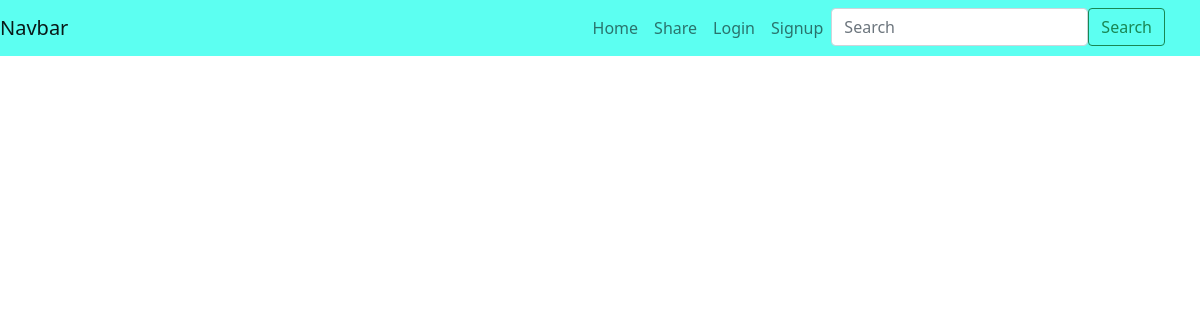
The app's page /list, older data.
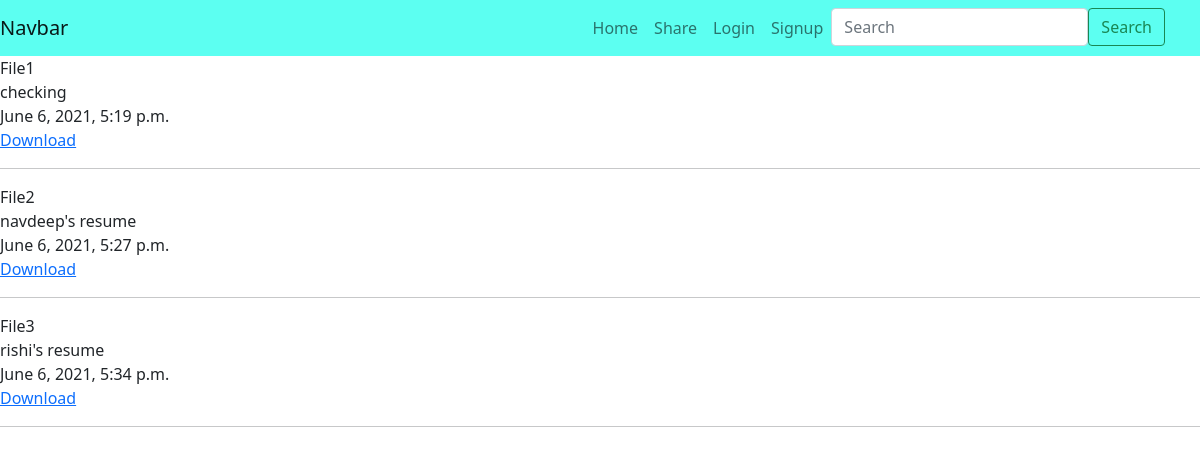
The same page, newer data.
### rocketshare/models.py (models this page shows, shortened)
class SharedFile(models.Model):
    owner = models.ForeignKey(User, on_delete=models.CASCADE, blank=True, null=True)
    name = models.CharField(max_length=50)
    timestamp = models.DateTimeField(auto_now_add=True)
    actual_file = models.FileField()
    description = models.TextField(blank=True)

### rocketshare/views.py (the view)
# urls.py: path('list',views.listfiles,name = "list")
def listfiles(request):
    if request.GET.get('search') and request.GET['search'] != '':
        files = SharedFile.objects.filter(name__icontains = request.GET['search'])
    else:
        files = SharedFile.objects.all()
    return render(request, 'rocketshare/list.html', {'files': files})

### templates/rocketshare/list.html (shortened to what this page needs)
{% extends 'base.html' %}
{% block search %}
<form class="form-inline my-2 my-lg-0 custom_form" method="get" action = "list">
    <input class="form-control mr-sm-2" type="search" placeholder="Search" aria-label="Search" name = "search">
    <input type="submit" class = "btn btn-outline-success my-2 my-sm-0 " value = "Search">
</form>
{% endblock %}
{% block content %}
    {% for file in files %}
    {{file.name}}
    <br>
    {{file.description}}
    <br>
    {{file.timestamp}}
    <br>
    <a href="{{ MEDIA_URL }}{{file.actual_file.url}}" download = {{file.name}}>Download</a>
    <hr>
    {% endfor %}
{% endblock %}

### templates/base.html (shortened to what this page needs)
<!DOCTYPE html>
<html lang="en">
<head>
    <link rel="stylesheet" href="https://cdn.jsdelivr.net/npm/bootstrap@5.0.1/dist/css/bootstrap.min.css"
>
</head>
<body>
    <nav class="navbar navbar-expand-lg navbar-light bg-light justify-content-between" id="navbar-custom">
        <a class="navbar-brand" href="#">Navbar</a>
        <div class="collapse navbar-collapse" id="navbarNavDropdown">
          <ul class="navbar-nav">
            <li class="nav-item active">
              <a class="nav-link" href="{% url 'index' %}">Home</a>
            </li>
            <li class="nav-item">
              <a class="nav-link" href="{% url 'share' %}">Share</a>
            </li>
            <li class="nav-item">
              {% if not user.is_authenticated %}
              <a class="nav-link" href="{% url 'login' %}">Login</a>
              {% endif %}
            </li>
            <li class="nav-item">
              {% if not user.is_authenticated %}
              <a class="nav-link" href="{% url 'signup' %}">Signup</a>
              {% endif %}
            </li>
            <li class = 'nav-item'>
              {% block search %}
              {% endblock %}
            </li>
          </ul>
        </div>
      </nav>
      {% block content %}
      {% endblock %}
</body>
</html>

### templates/base.html (style rules this page uses)
body { overflow-x: hidden; }
.navbar { height: auto; background-color: rgb(92, 255, 241) !important; }
.navbar-collapse { justify-content: flex-end; margin-right: 35px; }

### templates/rocketshare/list.html (style rules this page uses)
.custom_form { display: flex; flex-direction: row; }

Row changes from the older to the newer data that the page shows:
added SharedFile: name "File1", description "checking", timestamp "June 6, 2021, 5:19 p.m."
added SharedFile: name "File2", description "navdeep's resume", timestamp "June 6, 2021, 5:27 p.m."
added SharedFile: name "File3", description "rishi's resume", timestamp "June 6, 2021, 5:34 p.m."
